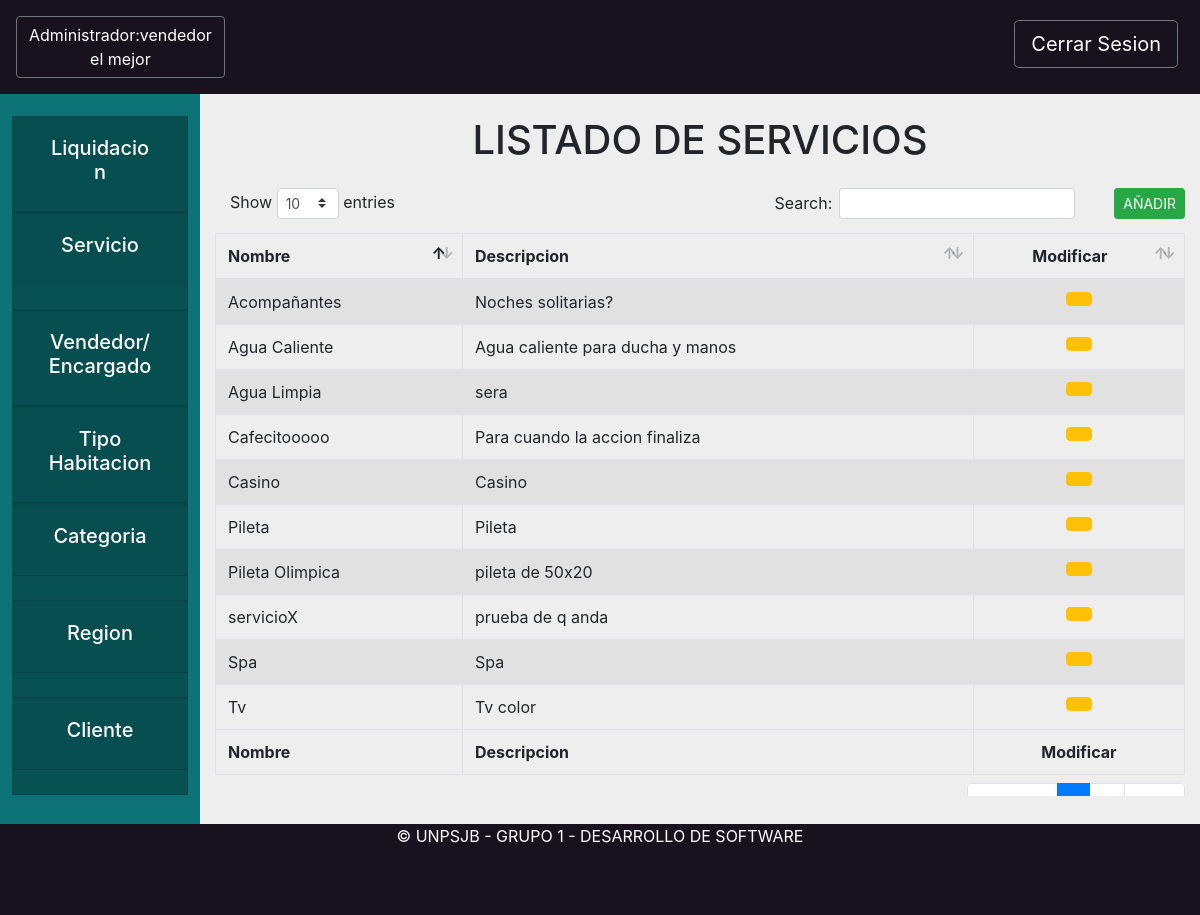
The page /core/servicio (signed in) on the database its author committed.
### core/models.py (models this page shows, shortened)
class Persona(models.Model):
    DNI = 0
    PASAPORTE = 1
    LIBRETA = 2
    TIPOS_DOCUMENTO = (
        (DNI, "DNI"),
        (PASAPORTE, "PASAPORTE"),
        (LIBRETA, "LIBRETA")
    )
    objects = PersonaManager.from_queryset(PersonaQuerySet)()
    tipo_documento = models.PositiveSmallIntegerField(choices=TIPOS_DOCUMENTO)
    documento = models.CharField(max_length=13)
    nombre = models.CharField(max_length=200)
    apellido = models.CharField(max_length=200)
    usuario = models.OneToOneField(User, null=True, blank=True, on_delete=models.SET_NULL)

class Servicio(models.Model):
    nombre = models.CharField(max_length=200)
    descripcion = models.CharField(max_length=800)
    def __str__(self):
        return self.nombre

### core/views.py (the view)
# urls.py: path('servicio',views.servicio, name="servicio"),
def servicio(request):
    personaInstancia = request.user.persona
    colServicios = Servicio.objects.all()
    return render(request, "core/servicioAdmin.html", {"colServicios": colServicios,"administrador":personaInstancia})

### core/templates/core/servicioAdmin.html (shortened to what this page needs)
{% extends 'base/base_administrador.html'%}
{% load static %}
{% block header %}
<button onclick="location.href='/core/homeAdministrador'" style="text-decoration:none"
    class="rounded-1 btn  btn-outline-secondary text-white ">Administrador:{% if administrador %}{{administrador.nombre}} {{administrador.apellido}}{% endif %}</button>
{% endblock header %}
{% block content %}
<div class="formularioRegion" id="vistaLocalidades">
<center><h1 class="my-4">LISTADO DE SERVICIOS</h1></center>
    <table id="example1" class="table table-striped table-bordered" style="width:100%">
        <thead>
            <tr>
                <button type="button" class="btn btn-success ml-4 float-right btn-sm" data-toggle="modal"
                    data-target="#crearServicio"
                    onclick="abrir_modal('{% url 'core:modalCrearServicio' %}','#crearServicio');">
                    AÑADIR</button>
                <th>Nombre</th>
                <th>Descripcion</th>
                <th>
                    <Center>Modificar</Center>
                </th>
            </tr>
        </thead>
        <tbody>
            {% for servicio in colServicios %}
            <tr>
                <td>{{servicio.nombre}}</td>
                <td>{{servicio.descripcion}}</td>
                <td>
                    <center>
                        <button type="button" class="btn btn-warning" data-toggle="modal"
                            data-target="#modificarServicio"
                            onclick="abrir_modal('{% url 'core:modalModificarServicio' servicio %}','#modificarServicio');">
                        </button>
                    </center>
                </td>
            </tr>
            {% endfor %}
        </tbody>
        <tfoot>
            <tr>
                <th>Nombre</th>
                <th>Descripcion</th>
                <th>
                    <Center>Modificar</Center>
                </th>
            </tr>
        </tfoot>
    </table>
</div>
{% endblock content %}

### static/css/styleBase.css (style rules this page uses)
.bodyComplete { background-color: #eeeeee; width: 100%; height: 100%; }

### rows shown on the page
Persona: nombre "vendedor", apellido "el mejor"
Servicio: nombre "Agua Caliente", descripcion "Agua caliente para ducha y manos"
Servicio: nombre "Tv", descripcion "Tv color"
Servicio: nombre "Pileta", descripcion "Pileta"
Servicio: nombre "Spa", descripcion "Spa"
Servicio: nombre "Casino", descripcion "Casino"
Servicio: nombre "Pileta Olimpica", descripcion "pileta de 50x20"
Servicio: nombre "Agua Limpia", descripcion "sera"
Servicio: nombre "Acompañantes", descripcion "Noches solitarias?"
Servicio: nombre "Cafecitooooo", descripcion "Para cuando la accion finaliza"
Servicio: nombre "servicioX", descripcion "prueba de q anda"
